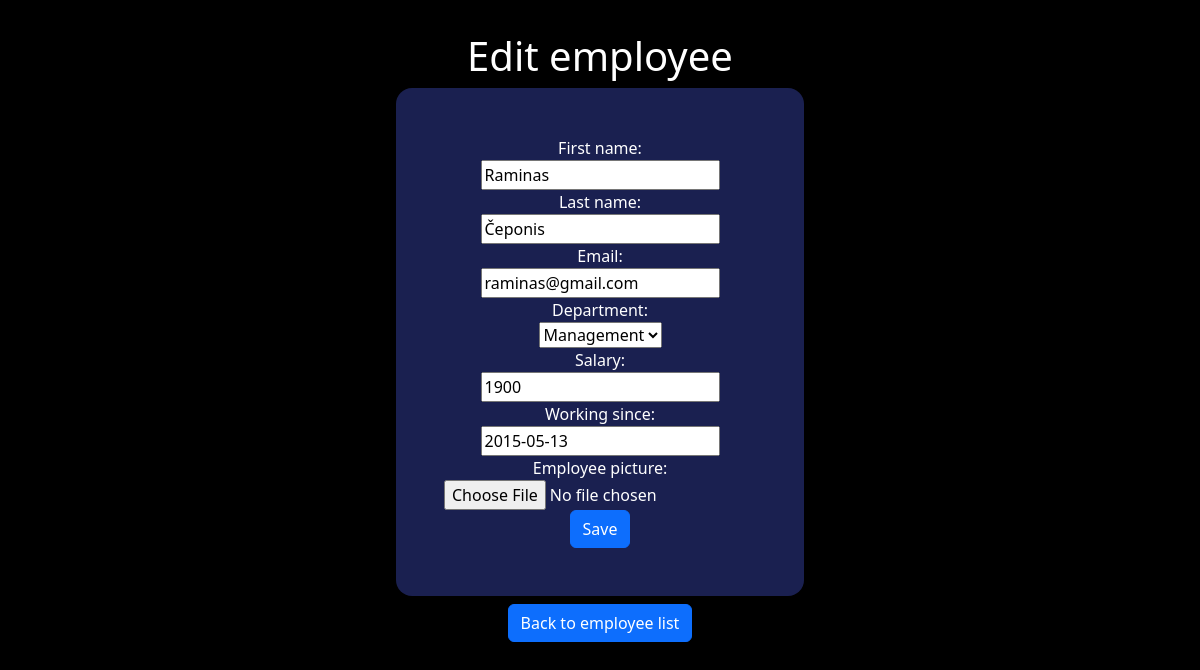
Screenshot of /edit_employee/1 (signed in) with the database file from the repository.
### employees/models.py (models this page shows, shortened)
class Employee(models.Model):
    first_name = models.CharField(max_length=50)
    last_name = models.CharField(max_length=50)
    email = models.EmailField(max_length=50)
    DEPARTMENT_CHOICES = {
        ("Management", "Management"),
        ("HR", "HR"),
        ("Accounting", "Accounting"),
        ("Logistics", "Logistics"),
        ("Warehouse", "Warehouse"),
    }
    department = models.CharField(choices=DEPARTMENT_CHOICES, max_length=20, default="Not assigned")
    salary = models.IntegerField(default=600)
    working_since = models.DateField()
    employee_picture = models.ImageField(upload_to="employee_pictures/", null=True, blank=True)

### employees/views.py (the view)
# urls.py: path('edit_employee/<int:pk>', views.EditEmployeeView.as_view(), name="edit-employee"),
class EditEmployeeView(LoginRequiredMixin, UpdateView):
    login_url = 'user/login_user'
    redirect_field_name = '/'
    model = Employee
    fields = "__all__"
    template_name = "employees/edit_employee.html"
    success_url = "/"

### employees/templates/employees/edit_employee.html (shortened to what this page needs)
{% extends "base.html" %}
{% load static %}
{% block css_files %}
<link rel="stylesheet" href="{% static "employees/form.css" %}">
{% endblock %}
{% block content %}
<div class="container-fluid">
    <h1>Edit employee</h1>
    <div class="container">
        <form action="" method="POST" enctype="multipart/form-data">
            {% for field in form %}
                <div>
                {{ field.label_tag }} <br>
                {{ field }} <br>
                </div>
            {% endfor %}
            <button type="submit" class="btn btn-primary">Save</button>
        </form>
    </div>
    <a href="{% url 'employee-list' %}"><button class="btn btn-primary" type="submit">Back to employee list</button></a>
</div>
{% endblock %}

### static/base.css (style rules this page uses)
body { background-color: black; color: white; }
.container-fluid { text-align: center; padding-top: 2rem; padding-bottom: 4rem; }
.container { background-color: #1f2f60; }

### employees/static/employees/form.css (style rules this page uses)
.container { width: fit-content; background-color: rgba(53, 64, 160, 0.497); border-radius: 1rem; padding: 3rem; }

### rows the page displays
Employee: form "Raminas" "Čeponis" "raminas@gmail.com" "Management" "1900" "2015-05-13"

### other values shown
{{ field.label_tag }} "First name:" "Last name:" "Email:" "Department:" "Salary:" "Working since:" "Employee picture:"
